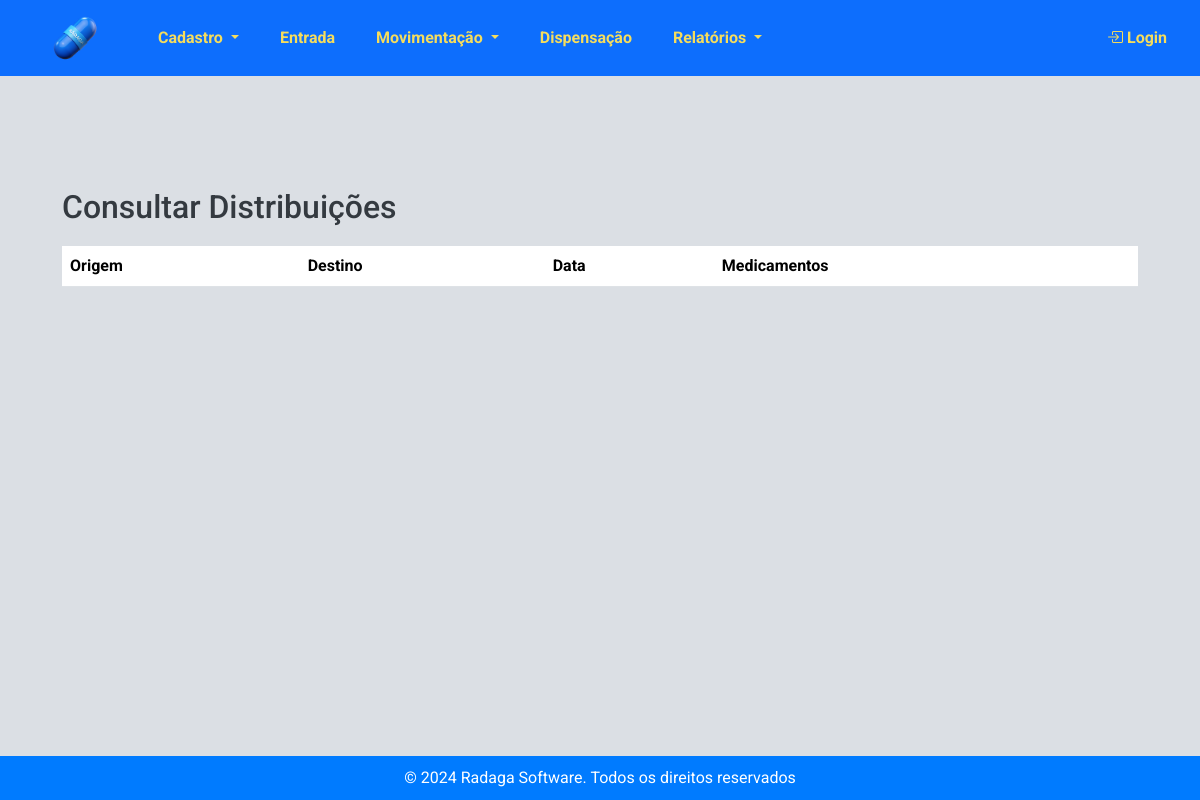
The app's page /estoque/distribuicoes/, older data.
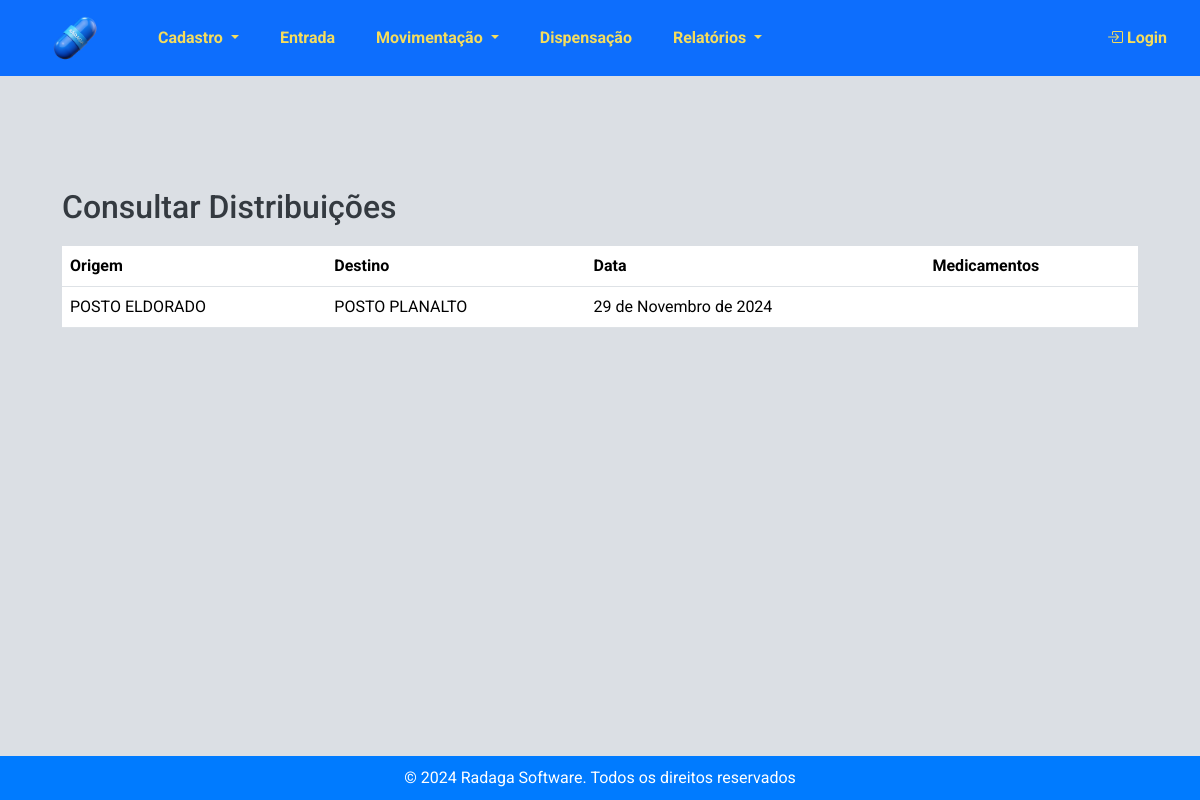
The same page, newer data.
### estoque/models.py (models this page shows, shortened)
class Distribuicao(models.Model):
    estabelecimento_origem = models.ForeignKey(Estabelecimento, on_delete=models.CASCADE, related_name='distribuicoes_origem')
    estabelecimento_destino = models.ForeignKey(Estabelecimento, on_delete=models.CASCADE, related_name='distribuicoes_destino')
    data_atendimento = models.DateField(auto_now_add=True)

class Estabelecimento(models.Model):
    TIPOS_ESTABELECIMENTO = [
        ('Farmacia', 'Farmácia'),
        ('Almoxarifado Central', 'Almoxarifado Central'),
    ]
    nome = models.CharField(max_length=255)
    codigo_cnes = models.CharField(max_length=20)
    farmaceutico_responsavel = models.CharField(max_length=255)
    imagem_logotipo = models.ImageField(upload_to='logotipos/')
    tipo_estabelecimento = models.CharField(max_length=20, choices=TIPOS_ESTABELECIMENTO)
    def __str__(self):
        return self.nome

### estoque/views.py (the view)
# urls.py: path('distribuicoes/', views.consultar_distribuicoes, name='consultar_distribuicoes'),
def consultar_distribuicoes(request):
    distribuicoes = Distribuicao.objects.all().order_by('-data_atendimento')
    return render(request, 'estoque/consultar_distribuicoes.html', {'distribuicoes': distribuicoes})

### estoque/templates/estoque/consultar_distribuicoes.html (shortened to what this page needs)
{% extends 'estoque/base.html' %}
{% block content %}
<div class="container mt-5">
    <h2>Consultar Distribuições</h2>
    <table class="table">
        <thead>
            <tr>
                <th>Origem</th>
                <th>Destino</th>
                <th>Data</th>
                <th>Medicamentos</th>
            </tr>
        </thead>
        <tbody>
            {% for distribuicao in distribuicoes %}
                <tr>
                    <td>{{ distribuicao.estabelecimento_origem }}</td>
                    <td>{{ distribuicao.estabelecimento_destino }}</td>
                    <td>{{ distribuicao.data_atendimento }}</td>
                    <td>
                    </td>
                </tr>
            {% endfor %}
        </tbody>
    </table>
</div>
{% endblock %}

Row changes from the older to the newer data that the page shows:
added Distribuicao: estabelecimento_origem "POSTO ELDORADO", estabelecimento_destino "POSTO PLANALTO", data_atendimento "29 de Novembro de 2024"
